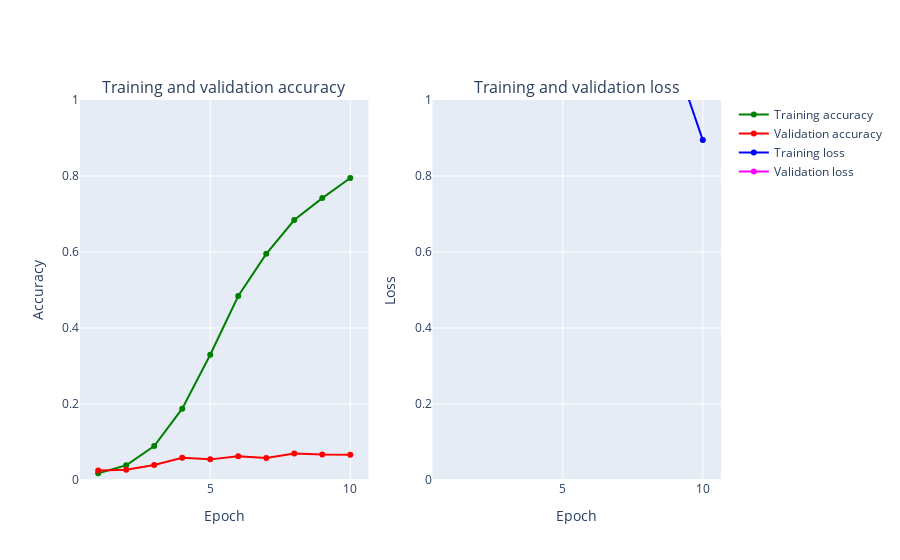

The cell this chart's notebook holds for it:
### Markdown cell above
![](./image/Filtering.gif)
> Image is different from a typical MNIST dataset as it is now coloured, below is a sneak peak of what goes on in the code below

### Code cell
from tensorflow.keras.layers import Conv2D,Flatten
from numpy import mean
from numpy import std
from matplotlib import pyplot
from sklearn.model_selection import KFold
from keras.utils import to_categorical
from keras.models import Sequential
from keras.layers import Conv2D
from keras.layers import MaxPooling2D
from keras.layers import Dense
from keras.layers import Flatten
from keras.optimizers import SGD
from keras.layers import Dropout
from keras.layers import BatchNormalization
from keras.layers import Activation
from keras.layers import LeakyReLU
from keras.optimizers import Adam
from keras.callbacks import EarlyStopping
from keras.callbacks import ModelCheckpoint
from keras.callbacks import ReduceLROnPlateau
from keras.preprocessing.image import ImageDataGenerator
from keras.models import load_model
epochs = 15
num_classes = 100
seed = np.random.seed(1)






fashion_model = Sequential()
fashion_model.add(Conv2D(32, kernel_size=(3, 3),activation='relu',input_shape=(32,32,3)))
fashion_model.add(Conv2D(64, (3, 3), activation='relu'))
fashion_model.add(Flatten())
fashion_model.add(Dense(128, activation='relu'))
fashion_model.add(Dense(num_classes, activation='softmax'))

fashion_model.compile(loss='categorical_crossentropy', optimizer=Adam(),metrics=['accuracy'])
fashion_model.summary()

h_callback = fashion_model.fit(X_train, y_train, epochs = 10,
               validation_data=(X_val, y_val))

# Plot train vs test loss during training 
plot_accuracy_and_loss(h_callback)

### Figure 1 — Plotly figure (JSON) as saved in the notebook; plotly's stock layout.template omitted (floating-point values rounded to 4 significant figures)
{"data": [{"marker": {"color": "Green"}, "mode": "markers+lines", "name": "Training accuracy", "text": ["1", "2", "3", "4", "5", "6", "7", "8", "9", "10"], "type": "scatter", "x": [1, 2, 3, 4, 5, 6, 7, 8, 9, 10], "xaxis": "x", "y": [0.0175, 0.0389, 0.08935, 0.1878, 0.3298, 0.4843, 0.5952, 0.6842, 0.7418, 0.7946], "yaxis": "y"}, {"marker": {"color": "Red"}, "mode": "markers+lines", "name": "Validation accuracy", "text": ["1", "2", "3", "4", "5", "6", "7", "8", "9", "10"], "type": "scatter", "x": [1, 2, 3, 4, 5, 6, 7, 8, 9, 10], "xaxis": "x", "y": [0.0253, 0.0269, 0.0395, 0.0583, 0.0543, 0.0627, 0.0578, 0.0696, 0.0671, 0.0663], "yaxis": "y"}, {"marker": {"color": "Blue"}, "mode": "markers+lines", "name": "Training loss", "text": ["1", "2", "3", "4", "5", "6", "7", "8", "9", "10"], "type": "scatter", "x": [1, 2, 3, 4, 5, 6, 7, 8, 9, 10], "xaxis": "x2", "y": [6.566, 4.458, 4.177, 3.638, 2.927, 2.229, 1.74, 1.351, 1.109, 0.8945], "yaxis": "y2"}, {"marker": {"color": "Magenta"}, "mode": "markers+lines", "name": "Validation loss", "text": ["1", "2", "3", "4", "5", "6", "7", "8", "9", "10"], "type": "scatter", "x": [1, 2, 3, 4, 5, 6, 7, 8, 9, 10], "xaxis": "x2", "y": [4.537, 4.52, 4.516, 5.008, 5.733, 7.637, 8.662, 11.06, 13.77, 16.48], "yaxis": "y2"}], "layout": {"annotations": [{"font": {"size": 16}, "showarrow": false, "text": "Training and validation accuracy", "x": 0.225, "xanchor": "center", "xref": "paper", "y": 1, "yanchor": "bottom", "yref": "paper"}, {"font": {"size": 16}, "showarrow": false, "text": "Training and validation loss", "x": 0.775, "xanchor": "center", "xref": "paper", "y": 1, "yanchor": "bottom", "yref": "paper"}], "xaxis": {"anchor": "y", "domain": [0, 0.45], "title": {"text": "Epoch"}}, "xaxis2": {"anchor": "y2", "domain": [0.55, 1], "title": {"text": "Epoch"}}, "yaxis": {"anchor": "x", "domain": [0, 1], "range": [0, 1], "title": {"text": "Accuracy"}}, "yaxis2": {"anchor": "x2", "domain": [0, 1], "range": [0, 1], "title": {"text": "Loss"}}}}
